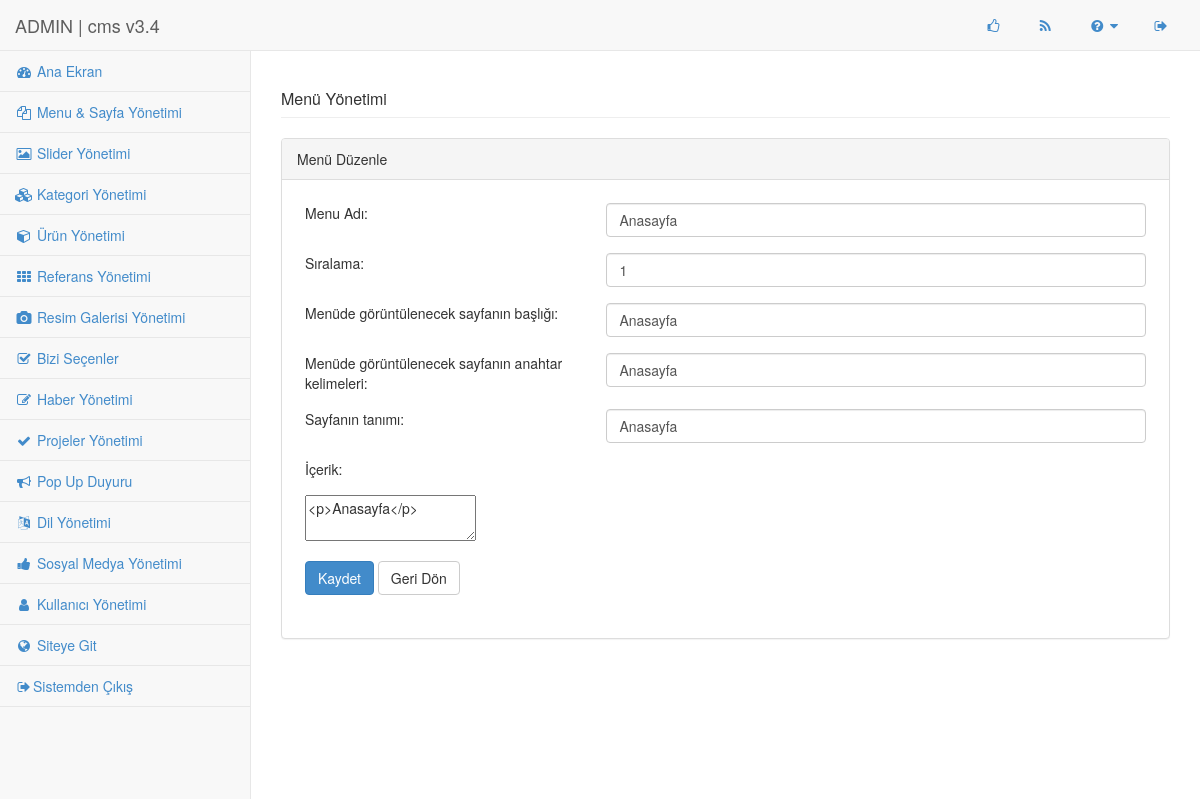
/cms/modules/menu/modifymenu.php?menu=3, run on the app's committed database.
### tables this page shows
CREATE TABLE `35cgnmenu` (
  `menu_id` int(11) NOT NULL,
  `menu_name` varchar(40) NOT NULL,
  `menu_show` varchar(40) NOT NULL,
  `menu_rank` int(11) NOT NULL,
  `content` text,
  `menu_title` varchar(100) NOT NULL,
  `keywords` varchar(100) NOT NULL,
  `description` varchar(255) NOT NULL,
  `menu_type` int(11) NOT NULL
);

### cms/modules/menu/modifymenu.php (the view, shortened to what this page needs)
<?php
include ('../../std/lmenu.php');
?>
<div id="page-wrapper">
<div class="row">
<div class="col-lg-12"><h1 class="page-header">Menü Yönetimi</h1></div>
<div class="col-lg-12">
<div class="panel panel-default">
<div class="panel-heading">Menü Düzenle</div>
<div class="panel-body">
<?php
if(isset($_POST['submit']))
{
$id = $_POST['onself'];
$mname = mysqli_real_escape_string($GLOBALS["___mysqli_ston"], $_POST['menuname']);
$mrank = $_POST['menu_rank'];
$context  = $_POST['editor1'];
$menu_title = mysqli_real_escape_string($GLOBALS["___mysqli_ston"], $_POST['menu_title']);
        $page_description = mysqli_real_escape_string($GLOBALS["___mysqli_ston"], $_POST['page_description']);
$menu_keys =mysqli_real_escape_string($GLOBALS["___mysqli_ston"],  $_POST['menu_keys']);
mysqli_query($GLOBALS["___mysqli_ston"], "UPDATE 35cgnmenu SET content='$context', menu_name = '$mname' , menu_show = '1', menu_rank = $mrank,  menu_title = '$menu_title', keywords = '$menu_keys',description = '$page_description' WHERE menu_id = $id ") or die(header("Location: error.php"));
echo "<script language=\"javascript\">  alert(\"DÜZENLEME YAPILDI !!\");  window.location.href='page.php';</script>";
}
else
{
$mname = $_GET['menu'];
$fromdb = mysqli_query($GLOBALS["___mysqli_ston"], "select * from 35cgnmenu where menu_id ='$mname'") or die(mysqli_error($GLOBALS["___mysqli_ston"]));
$info = mysqli_fetch_array( $fromdb );
?>
		<form action="modifymenu.php" method="post">
		<table class="table " border="0">
		<tr><td>Menu Adı:</td><td>
		<input class="form-control" type="text" name="menuname" value ="<?php echo stripslashes( $info['menu_name']);?>" maxlength="40">
		</td></tr>
		<tr><td>Sıralama:</td><td>
		<input class="form-control" type="number" name="menu_rank" value ="<?php echo $info['menu_rank'];?>" maxlength="40" required>
		</td></tr>
		<tr><td>Menüde görüntülenecek sayfanın başlığı:</td><td>
		<input class="form-control" type="text" name="menu_title" size="80" value ="<?php echo stripslashes($info['menu_title']);?>" >
		</td></tr>
		<tr><td>Menüde görüntülenecek sayfanın anahtar kelimeleri:</td><td>
		<input class="form-control" type="text" name="menu_keys" size="80" value ="<?php echo stripslashes($info['keywords']);?>">
		</td></tr>
	<tr><td>Sayfanın tanımı:</td><td>
	<input class="form-control" type="text" name="page_description" size="80"value ="<?php echo stripslashes($info['description']);?>">
	</td></tr>
		<tr>
	<td>İçerik:</td><td></td>
	</tr>
	<tr>
		<td colspan="2">
		  <textarea class="ckeditor" id="editor1" name="editor1"><?php echo $info['content'];?></textarea>
		</td>
		</tr>
		<tr><td colspan="2">
<button class="btn btn-primary btn-default " type="submit" name="submit">Kaydet</button>
<button class="btn btn-default" name="submit2" onClick="window.location.href='page.php'; return false;">Geri Dön</button>
			</td></tr>
	</table>
</form>
<?php
}
?>
				</div>
			</div>
		</div>
	</div>
</div>
</body>
</html>

### cms/css/admin.css (style rules this page uses)
body { padding-top: 100px; background-color: #f8f8f8; }
@media (min-width:768px) { body { padding-top: 50px; } }
#page-wrapper { padding: 0 5px; min-height: 568px; background-color: #fff; }
@media (min-width:768px) { #page-wrapper { position: inherit; margin: 0 0 0 250px; padding: 0 30px; min-height: 800px; border-left: 1px solid #e7e7e7; } }

### data on the page
35cgnmenu: menuname "Anasayfa", menu_rank "1", menu_title "Anasayfa", menu_keys "Anasayfa", editor1 "<p>Anasayfa</p>"
